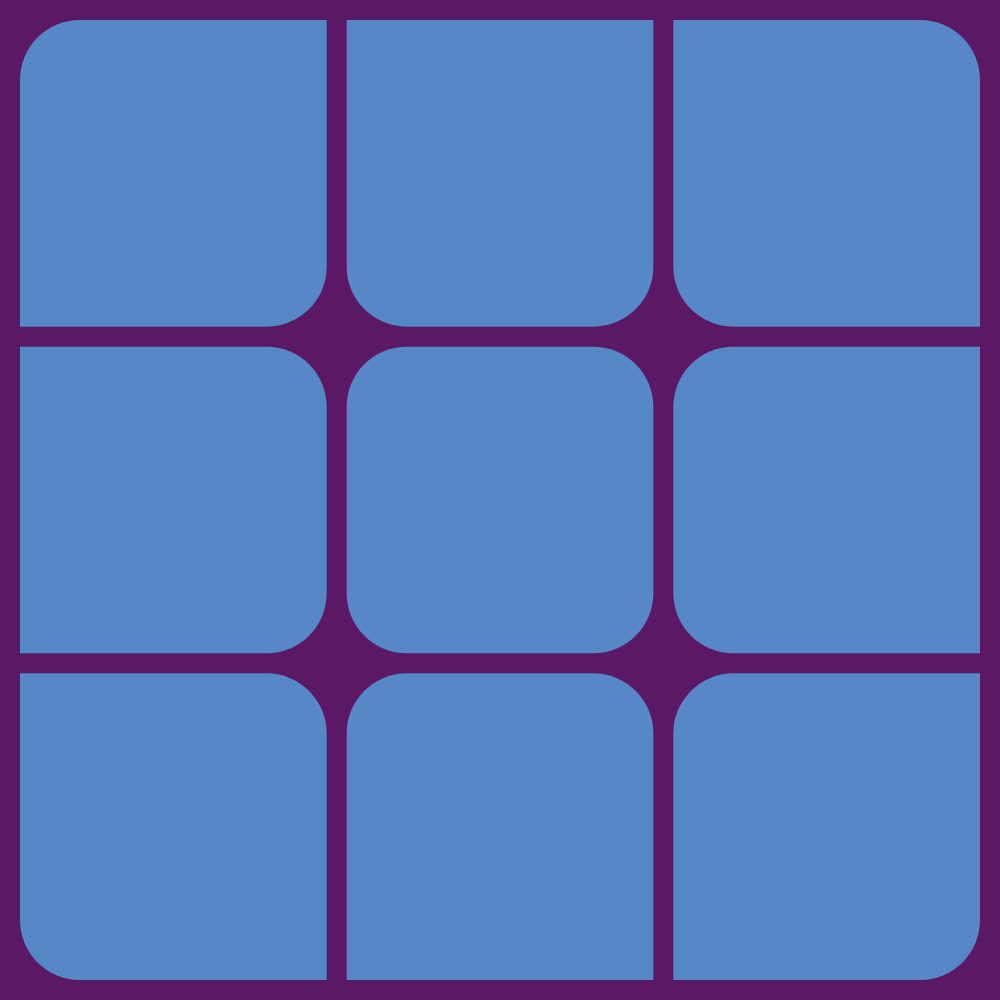
Frame 1 (no input)
Frame 60 (no input): identical to frame 1, image omitted
Frame 120 (the mouse pressed at the canvas centre since frame 60): identical to frame 1, image omitted

The p5.js sketch that drew this single still picture (run headless with seeded random() and noise() and a simulated clock; from frame 60 on, the mouse is pressed at the canvas centre):

// p5.js sketch
// ── sketch.js
function setup() {
  createCanvas(windowHeight, windowHeight);
  rectMode(CENTER);
  noStroke();
}

function draw() {
  background('#5B1865');
  fill('#5688C7');
  const nbCol = 4;
  const size = (height - 20) / (nbCol - 1);
  const radius = 60;
  for (let x = 0; x < nbCol - 1; x++) {
    for (let y = 0; y < nbCol - 1; y++) {
      square(
        10 + size / 2 + x * size,
        10 + size / 2 + y * size,
        size - 20,
        (x == 0 && y == 0) || (y != 0 && x != 0) ? radius : 0,
        (x == 2 && y == 0) || (x != 2 && y != 0) ? radius : 0,
        (x == 2 && y == 2) || (x != 2 && y != 2) ? radius : 0,
        (x == 0 && y == 2) || (x != 0 && y != 2) ? radius : 0
      );
    }
  }
}
